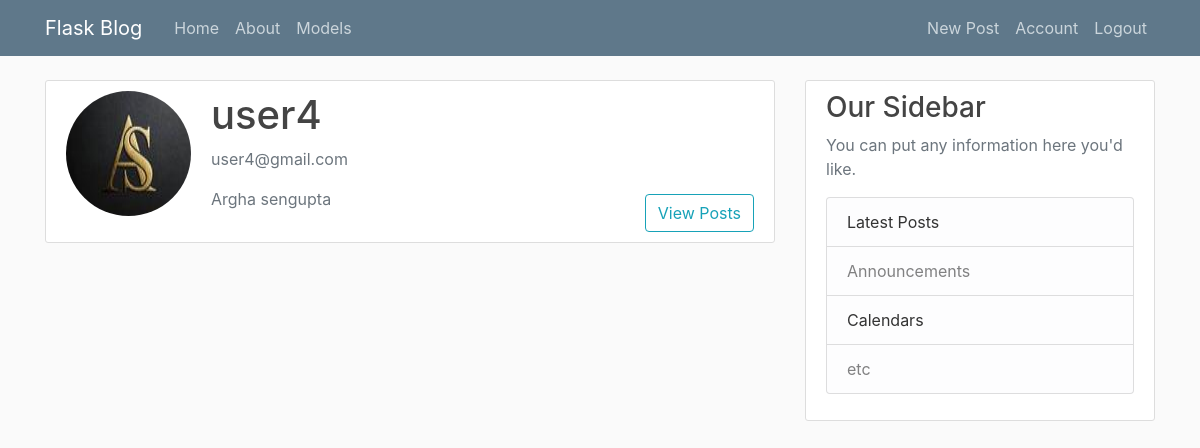
Screenshot of /account/5 (signed in) with the database file from the repository.
### flaskblog/model.py (models this page shows, shortened)
class User(db.Model,UserMixin):
    id = db.Column(db.Integer,primary_key = True)
    firstname = db.Column(db.String(20),nullable = False)
    lastname = db.Column(db.String(20),nullable = False,default = "")
    username = db.Column(db.String(20),unique = True,nullable = False)
    email = db.Column(db.String(120),unique = True,nullable = False)
    image_file = db.Column(db.String(20),nullable = False, default = 'default.jpg')
    password = db.Column(db.String(60),nullable = False)
    posts = db.relationship("Post",backref = "author",lazy = True)

### flaskblog/routes.py (the view)
@app.route("/account/<int:account_id>")
@login_required
def account(account_id):
    user = User.query.get(account_id)
    image_file = url_for('static',filename = f'profile_pics/{user.image_file}')
    return render_template('account.html',title = 'Account',image_file = image_file,user = user)

### flaskblog/model.py (called while the page is built)
@login.user_loader
def load_user(user_id):
    return User.query.get(int(user_id))

### flaskblog/templates/account.html (shortened to what this page needs)
{% extends "layout.html" %}
{% block content %}
<div class="content-section">
    <div class="media">
      <img class="rounded-circle account-img" src="{{ image_file }}">
      <div class="media-body">
        <h2 class="account-heading">{{ user.username }}</h2>
        <p class="text-secondary">{{ user.email }}</p>
        <p class="text-secondary">{{ user.firstname}} {{ user.lastname}}</p>
      </div>
      {% if user.id != current_user.id %}
        <a class="btn btn-outline-info ml-2 align-self-end" href="{{ url_for('posts_by_user',user_id = user.id)}}" role="button">View Posts</a>
        {% endif %}
      </div>
  </div>
{% endblock %}

### flaskblog/static/main.css (style rules this page uses)
body { background: #fafafa; color: #333333; margin-top: 5rem; }
h1, h2, h3, h4, h5, h6 { color: #444444; }
.content-section { background: #ffffff; padding: 10px 20px; border: 1px solid #dddddd; border-radius: 3px; margin-bottom: 20px; }
.account-img { height: 125px; width: 125px; margin-right: 20px; margin-bottom: 16px; }
.account-heading { font-size: 2.5rem; }

### rows the page displays
User: username "user4", email "user4@gmail.com", firstname "Argha", lastname "sengupta"
